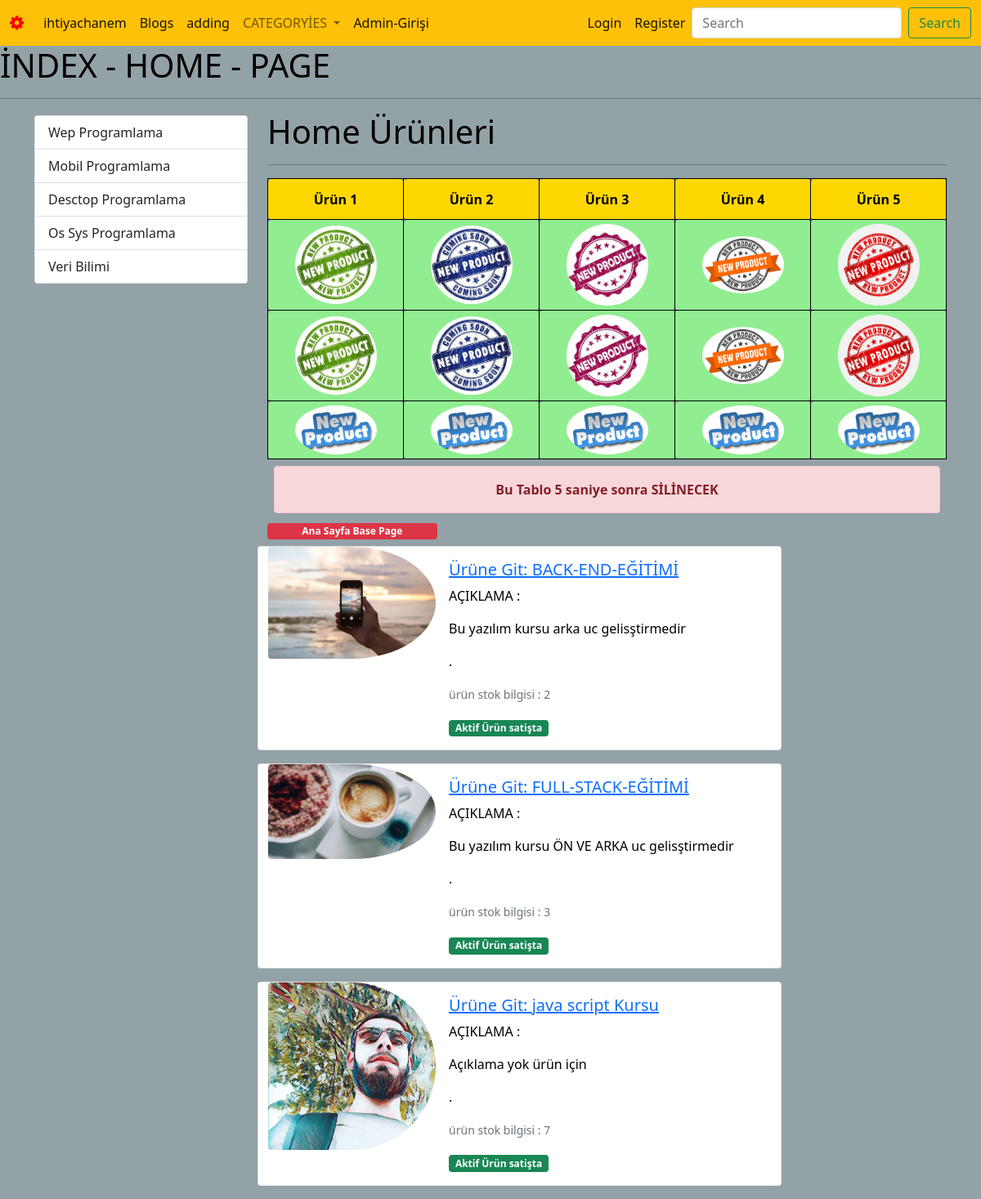
The page / on the database its author committed.
### _mainApp/models.py (models this page shows, shortened)
class Category(models.Model):
    name = models.CharField(max_length=155)
    slug = models.SlugField(null=False,blank=True,unique=True,db_index=True,editable=False)

class Blog(models.Model):
    title = models.CharField(max_length=255)
    image = models.ImageField(upload_to="blogs")
    description = RichTextField(max_length=3500)
    is_active = models.BooleanField()
    is_home = models.BooleanField()
    slug = models.SlugField(null=True,blank=True,unique=True,db_index=True,editable= False)
    categories = models.ManyToManyField(Category,blank=True)

### _mainApp/views.py (the view)
# urls.py: path("",views.index_ihtihayc_hanem,name="home"),
def index_ihtihayc_hanem(request):
    context = {
        "categories":Category.objects.all(),
        "_blogs_": Blog.objects.all(),
        "blogs": Blog.objects.filter(is_home=True,is_active=True),
        }
    return render(request,"_mainApp/index.html",context)

### _mainApp/templates/_mainApp/index.html (shortened to what this page needs)
{% extends "base.html" %}
{% load static %}
{% block css_files %}
   <link rel="stylesheet" href="{% static "_mainApp/css/index.css" %}">
{% endblock css_files %}
{% block content %}
<h1>İNDEX - HOME - PAGE</h1>
<hr>
<div class="container">
   <div class="row">
      <div class="col-3">
         {% include "partials/_categoryies.html" %}
      </div>
      <div class="col-9">
        <h1>Home Ürünleri</h1>
        <hr>
         {% include "partials/_table.html" %}
         {% include "partials/_alert_layout.html" %}
         {% for blog in blogs %}
            {% if blog.is_home and  blog.is_active %}
               {% include "partials/_blog.html" %}
            {% endif %}
         {% endfor %}
      </div>
   </div>
</div>
{% endblock content %}

### templates/partials/_categoryies.html
{% load static %}
<div class="list-group mt-1" >
    {% for category  in categories %}
        {% if category.slug == selected_category %}
            <a
                class="list-group-item list-group-item-action  active"
                href="{% url "category_ihtiyac_hanem" category.slug %} "
            >
                {{category.name|title}}
            </a>
        {% else %}
           <a
                class="list-group-item list-group-item-action "
                href="{% url "category_ihtiyac_hanem" category.slug %} "
            >
                {{category.name|title}}
            </a>
        {% endif %}
    {% endfor %}
</div>

### templates/partials/_blog.html (shortened to what this page needs)
{% load static %}
<div class="row">
          <div class="card mb-3 w-75" >
              <div class="row g-0">
                  <div class="col-md-4">
                      <img src="{{blog.image.url}}" class="img-fluid rounded-start" alt="...">
                  </div>
                  <div class="col-md-8">
                      <div class="card-body">
                        <h5 class="card-title">
                          <a href="{% url 'blogs_details' blog.slug %}">Ürüne Git: {{blog.title}}</a>
                        </h5>
                        <p class="card-text">AÇIKLAMA : {{blog.description|safe|slice:"0:300"}}.</p>
                        <p class="card-text"><small class="text-muted">ürün stok bilgisi : {{blog.id}}</small></p>
                        {% if blog.is_active %}
                          <span class="badge bg-success">Aktif Ürün satişta</span>
                        {% else %}
                           <span class="badge bg-danger">Passiv Ürün satişta Değil !!!</span>
                        {% endif %}
                      </div>
                   </div>
               </div>
           </div>
</div>

### static/css/style.css (style rules this page uses)
body { background-color: rgb(147, 162, 167); color:black; }

### _mainApp/static/_mainApp/css/index.css (style rules this page uses)
img { border-radius: 50%; }

### rows shown on the page
Category: name "Wep Programlama"
Category: name "Mobil Programlama"
Category: name "Desctop Programlama"
Category: name "Os Sys Programlama"
Category: name "Veri̇ Bi̇li̇mi̇"
Blog: image (picture), title "BACK-END-EĞİTİMİ", description "Bu yazılım kursu arka uc gelisştirmedir", id "2", is_active "Aktif Ürün satişta"
Blog: image (picture), title "FULL-STACK-EĞİTİMİ", description "Bu yazılım kursu ÖN VE ARKA uc gelisştirmedir", id "3", is_active "Aktif Ürün satişta"
Blog: image (picture), title "java script Kursu", description "Açıklama yok ürün için", id "7", is_active "Aktif Ürün satişta"
